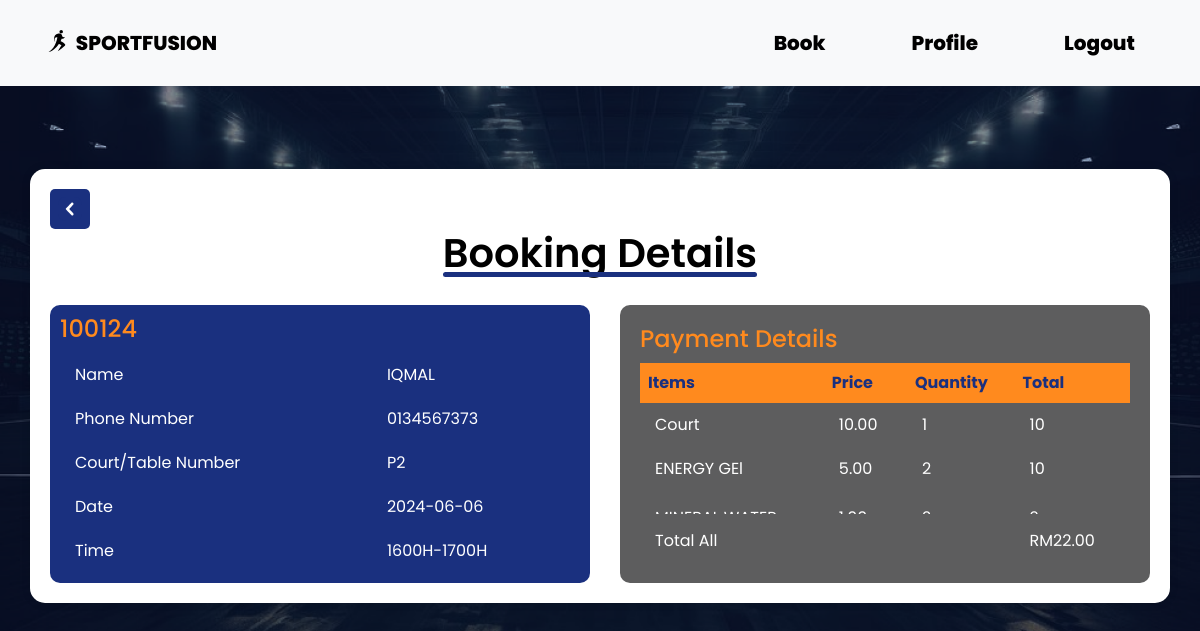
The page /cusBookingDetails.php?viewID=100124 (signed in) on the database its author committed.
### tables this page shows
CREATE TABLE `booking` (
  `BOOKINGID` int NOT NULL,
  `BOOKINGDATE` date NOT NULL,
  `TIMESLOT` varchar(11) NOT NULL,
  `HOURSBOOKED` varchar(11) NOT NULL,
  `ADMINID` int DEFAULT NULL,
  `FACID` varchar(30) DEFAULT NULL,
  `CUSTID` int DEFAULT NULL
);

CREATE TABLE `customer` (
  `CUSTID` int NOT NULL,
  `CUSTNAME` varchar(255) NOT NULL,
  `CUSTADDRESS` varchar(255) DEFAULT NULL,
  `CUSTPHONE` varchar(255) DEFAULT NULL,
  `USERNAME` varchar(255) NOT NULL,
  `PASSWORD` varchar(255) NOT NULL
);

CREATE TABLE `facility` (
  `FACID` varchar(30) NOT NULL,
  `FACNAME` varchar(255) NOT NULL,
  `FACPRICEPERHOUR` decimal(10,2) DEFAULT NULL,
  `FACSTATUS` varchar(30) DEFAULT NULL,
  `SPORTID` int DEFAULT NULL
);

CREATE TABLE `addon` (
  `ADDONID` int NOT NULL,
  `ADDONNAME` varchar(255) NOT NULL,
  `ADDONPRICE` decimal(10,2) DEFAULT NULL,
  `ADDONQUANTITY` int DEFAULT NULL
);

CREATE TABLE `booking_addon` (
  `BOOKINGID` int NOT NULL,
  `ADDONID` int NOT NULL,
  `PRICE` decimal(10,2) NOT NULL,
  `QUANTITY` int NOT NULL
);

### cusBookingDetails.php (the view, shortened to what this page needs)
<!DOCTYPE html>
<html lang="en">
<?php
include "config.php";
$viewID = $_GET["viewID"];
?>
<head>
    <link rel="stylesheet" href="css/bootstrap.min.css">
    <link rel="stylesheet" href="style.css">
</head>
<body>
    <header>
        <nav class="navbar navbar-expand-lg navbar-light bg-light">
            <div class="container-fluid">
                <a class="navbar-brand" href="homeCus.php">
                    <img src="resource/logo.svg" alt="Logo" width="30" height="24" class="d-inline-block align-text-top">
                    SPORTFUSION
                </a>
                <div class="collapse navbar-collapse" id="navbarNav">
                    <ul class="navbar-nav ms-auto">
                        <li class="nav-item">
                            <a class="nav-link" href="cusCheckTime.php">Book</a>
                        </li>
                        <li class="nav-item">
                            <a class="nav-link" href="profile.php">Profile</a>
                        </li>
                        <li class="nav-item">
                            <a class="nav-link" href="logout.php">Logout</a>
                        </li>
                    </ul>
                </div>
            </div>
        </nav>
    </header>
    <main id="customer-details">
        <section class="choose-sport">
            <div class="container">
                <a href="cusPastBooking.php" class="back-button">
                    <img src="resource/backButton.svg" alt="Back">
                </a>
                <h1>Booking Details</h1>
                <div class="booking-details-wrapper">
                    <?php
                    $sqlBooking = "SELECT * FROM booking B JOIN customer C ON B.CUSTID = C.CUSTID WHERE BOOKINGID = ?";
                    $stmtBooking = $conn->prepare($sqlBooking);
                    if ($stmtBooking) {
                        $stmtBooking->bind_param("i", $viewID);
                        $stmtBooking->execute();
                        $resultBooking = $stmtBooking->get_result();
                        if ($resultBooking->num_rows > 0) {
                            $row = $resultBooking->fetch_assoc();
                            $bookingDate = $row["BOOKINGDATE"];
                            $bookingSlot = $row["TIMESLOT"];
                            $bookingFacID = $row["FACID"];
                            $bookingCustPhone = $row["CUSTPHONE"];
                            $bookingCustName = $row["CUSTNAME"];
                        } else {
                            echo "<script>alert('No Booking Available');</script>";
                        }
                    } else {
                        echo "Error preparing statement: " . $conn->error;
                    }
                    ?>
                    <div class="booking-details">
                        <div class="table-container">
                            <h3><?php echo $viewID; ?></h3>
                            <table>
                                <tr>
                                    <td>Name</td>
                                    <td><?php echo $bookingCustName; ?></td>
                                </tr>
                                <tr>
                                    <td>Phone Number</td>
                                    <td><?php echo $bookingCustPhone; ?></td>
                                </tr>
                                <tr>
                                    <td>Court/Table Number</td>
                                    <td><?php echo $bookingFacID; ?></td>
                                </tr>
                                <tr>
                                    <td>Date</td>
                                    <td><?php echo $bookingDate; ?></td>
                                </tr>
                                <tr>
                                    <td>Time</td>
                                    <td><?php echo $bookingSlot; ?></td>
                                </tr>
                            </table>
                        </div>
                    </div>
                    <div class="booking-details2">
                        <div class="table-container2">
                            <?php
                            $sqlPayment = "select B.*, F.FACPRICEPERHOUR, A.ADDONID, A.QUANTITY, A.PRICE, AD.ADDONNAME
                            FROM booking B
                            JOIN booking_addon A ON B.BOOKINGID = A.BOOKINGID
                            JOIN FACILITY F ON B.FACID = F.FACID
                            JOIN ADDON AD ON A.ADDONID = AD.ADDONID
                            WHERE B.BOOKINGID = ?";
                            $stmtPayment = $conn->prepare($sqlPayment);
                            if ($stmtPayment) {
                                $stmtPayment->bind_param("i", $viewID);
                                $stmtPayment->execute();
                                $resultPayment = $stmtPayment->get_result();
                                if ($resultPayment->num_rows > 0) {
                                    $totalAmount = 0;
                            ?>
                                    <h3>Payment Details</h3>
                                    <div class="scrollable-table">
                                        <table>
                                            <thead>
                                                <tr>
                                                    <th>Items</th>
                                                    <th>Price</th>
                                                    <th>Quantity</th>
                                                    <th>Total</th>
                                                </tr>
                                            </thead>
                                            <tbody>
                                                <?php
                                                $row = $resultPayment->fetch_assoc();
                                                $price = $row["FACPRICEPERHOUR"];
                                                $hour = $row["HOURSBOOKED"];
                                                $courtTotal = $price * $hour;
                                                $totalAmount += $courtTotal;
                                                ?>
                                                <tr>
                                                    <td>Court</td>
                                                    <td><?php echo $price; ?></td>
                                                    <td><?php echo $hour; ?></td>
                                                    <td><?php echo $courtTotal; ?></td>
                                                </tr>
                                                <?php
                                                do {
                                                    $addonName = $row["ADDONNAME"];
                                                    $addonPrice = $row["PRICE"];
                                                    $addonQuantity = $row["QUANTITY"];
                                                    $addonTotal = $addonPrice * $addonQuantity;
                                                    $totalAmount += $addonTotal;
                                                ?>
                                                    <tr>
                                                        <td><?php echo $addonName; ?></td>
                                                        <td><?php echo $addonPrice; ?></td>
                                                        <td><?php echo $addonQuantity; ?></td>
                                                        <td><?php echo $addonTotal; ?></td>
                                                    </tr>
                                                <?php
                                                } while ($row = $resultPayment->fetch_assoc());
                                                ?>
                                            </tbody>
                                            <tfoot>
                                                <tr class="total-row">
                                                    <td colspan="3">Total All</td>
                                                    <td><?php echo 'RM' . number_format($totalAmount, 2); ?></td>
                                                </tr>
                                            </tfoot>
                                        </table>
                                    </div>
                            <?php
                                } else {
                                    echo "<script>alert('No Booking Available');</script>";
                                }
                            } else {
                                echo "Error preparing statement: " . $conn->error;
                            }
                            ?>
                        </div>
                    </div>
                </div>
        </section>
    </main>
</body>
</html>

### style.css (style rules this page uses)
* { margin: 0; padding: 0; box-sizing: border-box; font-family: "Poppins", Arial, Helvetica, sans-serif; }
body { background: url(resource/bgRsc.png); background-size: cover; background-repeat: no-repeat; }
header { display: flex; justify-content: flex-end; align-items: center; }
.navbar { display: flex; justify-content: space-between; align-items: center; padding: 10px; width: 100%; background-color: #ffffff; }
.navbar ul { list-style: none; display: flex; margin-right: 20px; }
.navbar ul li { margin-left: 20px; }
.navbar ul li { text-decoration: none; color: #ffffff; font-weight: 600; padding: 10px 15px; border-radius: 5px; }
.navbar a { font-size: 20px; color: #000000; text-decoration: none; font-weight: 800; position: relative; margin-left: 20px; }
.navbar a::after { content: ""; display: block; height: 4px; border-radius: 15px; width: 100%; background-color: #FF8A1E; transform: scaleX(0); transform-origin: left; transition: transform 0.2s ease; position: absolute; bottom: -3px; left: -5px; }

### cusBookingDetails.php (style rules this page uses)
#customer-details .choose-sport { display: flex; flex-direction: column; align-items: center; justify-content: center; height: 600px; color: #000000; }
#customer-details .container { background-color: #ffffff; padding: 20px; border-radius: 15px; box-shadow: 0 0 10px rgba(0, 0, 0, 0.1); text-align: center; position: relative; }
#customer-details .back-button { display: flex; align-items: center; justify-content: center; width: 40px; height: 40px; background-color: #1A307F; color: #ffffff; border-radius: 5px; transition: background-color 0.2s; cursor: pointer; }
#customer-details .booking-details-wrapper { display: flex; justify-content: space-between; margin-top: 20px; }
#customer-details .booking-details, #customer-details .booking-details2 { flex-basis: calc(50% - 10px); background-color: #1A307F; border-radius: 10px; padding: 10px; }
#customer-details .booking-details .table-container, #customer-details .booking-details2 .table-container { background-color: #1A307F; padding: 10px; border-radius: 10px; overflow: hidden; display: flex; flex-direction: column; align-items: flex-start; }
#customer-details .booking-details2 { flex-basis: calc(50% - 20px); background-color: #5d5d5e; border-radius: 10px; padding: 20px; margin-left: 20px; }
#customer-details .booking-details .table-container { background-color: transparent; padding: 0; border-radius: 0; overflow: hidden; display: flex; flex-direction: column; align-items: flex-start; }
#customer-details .booking-details2 .table-container2 { background-color: transparent; padding: 0; border-radius: 0; overflow: hidden; display: flex; flex-direction: column; align-items: flex-start; }
#customer-details .booking-details .table-container h3 { margin: 0 0 10px 0; color: #FF8A1E; font-size: 1.5em; text-align: left; width: 100%; }
#customer-details .booking-details2 .table-container2 h3 { margin: 0 0 10px 0; color: #FF8A1E; font-size: 1.5em; text-align: left; width: 100%; }
#customer-details .booking-details table, #customer-details .booking-details2 table { width: 100%; background-color: transparent; color: #ffffff; border-collapse: collapse; text-align: left; }
#customer-details .booking-details table td, #customer-details .booking-details2 table td { padding: 10px 15px; border: none; }
#customer-details .booking-details2 table th { background-color: #FF8A1E; color: #1A307F; font-weight: bold; }
#customer-details .booking-details2 table tr:nth-child(even) { background-color: #5d5d5e; }
#customer-details .booking-details2 table tr:last-child td { background-color: #5d5d5e; padding-top: 15px; }
.scrollable-table { max-height: 200px; overflow-y: auto; position: relative; width: 100%; }
table { width: 100%; border-collapse: collapse; }
th, td { padding: 8px; text-align: left; }
th { background-color: #f2f2f2; position: sticky; top: 0; z-index: 2; }
.total-row { background-color: #f2f2f2; position: sticky; bottom: 0; z-index: 1; }
.container h1 { display: inline-block; position: relative; font-family: 'Poppins'; font-weight: 600; color: #000; }
.container h1::after { content: ''; position: absolute; left: 0; bottom: 0; width: 100%; height: 5px; background: #1A307F; border-radius: 3px; }

### rows shown on the page
booking: CUSTID.CUSTNAME "IQMAL", CUSTID.CUSTPHONE "0134567373", FACID "P2", BOOKINGDATE "2024-06-06", TIMESLOT "1600H-1700H", HOURSBOOKED "1", addon.ADDONNAME "ENERGY GEl", booking_addon.PRICE "5.00", booking_addon.QUANTITY "2", booking_addon.PRICE+QUANTITY "10"
facility: FACPRICEPERHOUR "10.00", FACPRICEPERHOUR.HOURSBOOKED "10"

### other values the page prints
$viewID "100124"
$totalAmount "22.00"
